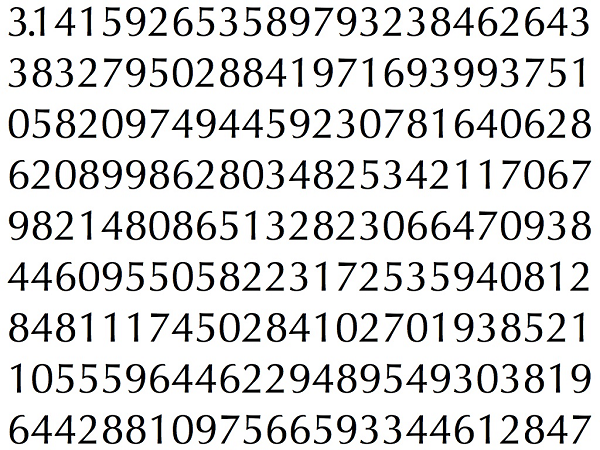
#> input picture trunk/OpenCV/digitrecognition/pi.png, 600 x 450 px
$ python digitrecognition.py   (Python 2 division)
#> lines starting #> are read from the running program, lines starting #| are printed output that depends on the picture; after the words box and inside, x2 and y2 are one past the last pixel; in counts of white or black regions, pixels touching at a corner belong together

import cv2
import numpy as np
from PIL import Image, ImageFont, ImageDraw, ImageOps

# create training model based on the given TTF font file
def createDigitsModel(fontfile, digitwidth, digitheight):
    font = ImageFont.truetype(fontfile, digitheight)
    samples =  np.empty((0,digitwidth*digitheight))
    responses = []
    for n in range(10):
        pil_im = Image.new("RGB", (digitwidth*2, digitheight*2))
        ImageDraw.Draw(pil_im).text((0, 0), str(n), font=font)
        pil_im = pil_im.crop(pil_im.getbbox())
        pil_im = ImageOps.invert(pil_im)
        #pil_im.save(str(n) + ".png")

        # convert to cv image
        cv_image = cv2.cvtColor(np.array( pil_im ), cv2.COLOR_RGBA2BGRA)
        gray = cv2.cvtColor(cv_image, cv2.COLOR_BGR2GRAY)
        blur = cv2.GaussianBlur(gray,(5,5),0)
        thresh = cv2.adaptiveThreshold(blur,255,1,1,11,2)

        roi = cv2.resize(thresh,(digitwidth,digitheight))
        responses.append( n )
        sample = roi.reshape((1,digitwidth*digitheight))
        samples = np.append(samples,sample,0)

    samples = np.array(samples,np.float32)
    responses = np.array(responses,np.float32)

    model = cv2.KNearest()
    model.train(samples,responses)
    return model

# digit recognition part
def findDigits(imagefile, digitwidth, digitheight, fontfile="C:\\Windows\\Fonts\\Arial.ttf"):
#> called with imagefile = 'pi.png', digitwidth = 20, digitheight = 28, fontfile = 'C:\\Windows\\Fonts\\Arial.ttf'
    im = cv2.imread(imagefile)
#> im is the input picture: shape (450, 600, 3); mean B, G, R 217.4, 217.6, 217.5
    out = np.zeros(im.shape,np.uint8)
    gray = cv2.cvtColor(im,cv2.COLOR_BGR2GRAY)
    thresh = cv2.adaptiveThreshold(gray,255,1,1,11,2)
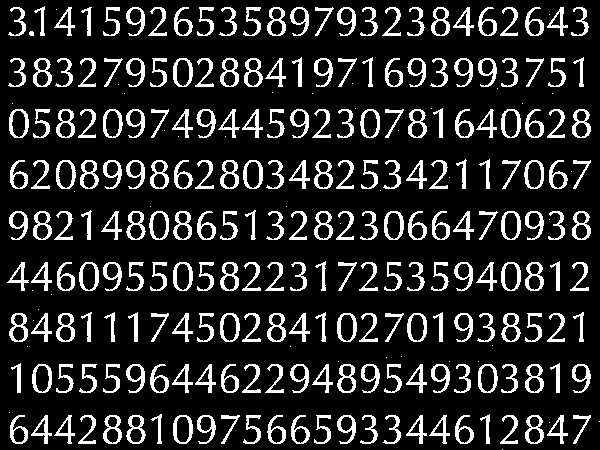
#> thresh: shape (450, 600); 15.5% white; 267 white regions (41 under 20 px)

    contours,hierarchy = cv2.findContours(thresh,cv2.RETR_LIST,cv2.CHAIN_APPROX_SIMPLE)
#> contours = 416 contours, 44 with area under 20; largest, box (x1, y1, x2, y2) and area: (384, 211, 404, 240) 458, (173, 415, 193, 444) 456, (32, 364, 52, 393) 456, (407, 313, 427, 342) 456, (173, 262, 193, 291) 456
    thresh = cv2.adaptiveThreshold(gray,255,1,1,11,2) # bug?!

    model = createDigitsModel(fontfile, digitwidth, digitheight)
#> the loop in createDigitsModel, `for n in range(10):` made 10 passes
#> pass 1, in createDigitsModel, `roi = cv2.resize(thresh,(digitwidth,digitheight))`:
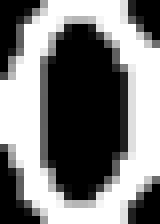
#> roi: shape (28, 20) (shown 8 times larger); min 0, max 255, mean 124.4
#> pass 2, in createDigitsModel, `roi = cv2.resize(thresh,(digitwidth,digitheight))`:
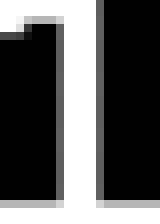
#> roi: shape (28, 20) (shown 8 times larger); min 0, max 255, mean 91
#> pass 3, in createDigitsModel, `roi = cv2.resize(thresh,(digitwidth,digitheight))`:
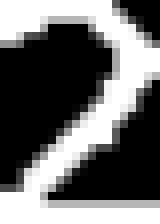
#> roi: shape (28, 20) (shown 8 times larger); min 0, max 255, mean 107.1
#> after the loop in createDigitsModel, `for n in range(10):`: responses = [0, 1, 2, 3, 4, 5, 6, 7, 8, 9]
    for cnt in contours:
        [x,y,w,h] = cv2.boundingRect(cnt)
        if  h>digitheight and w>digitwidth/4:
            cv2.rectangle(im,(x,y),(x+w,y+h),(0,255,0),1)
            roi = thresh[y:y+h,x:x+w] # crop
            roi = cv2.resize(roi,(digitwidth,digitheight))
            roi = roi.reshape((1,digitwidth*digitheight))
            roi = np.float32(roi)
            retval, results, neigh_resp, dists = model.find_nearest(roi, k=1)
            string = str(int((results[0][0])))
            cv2.putText(out,string,(x,y+h),0,1,(0,255,0))

    cv2.imshow('in',im)
    cv2.imshow('out',out)
    cv2.waitKey(0)
    cv2.destroyWindow( 'in' )
    cv2.destroyWindow( 'out' )

#> (the run stopped early here; a loop or call above may not have finished)
